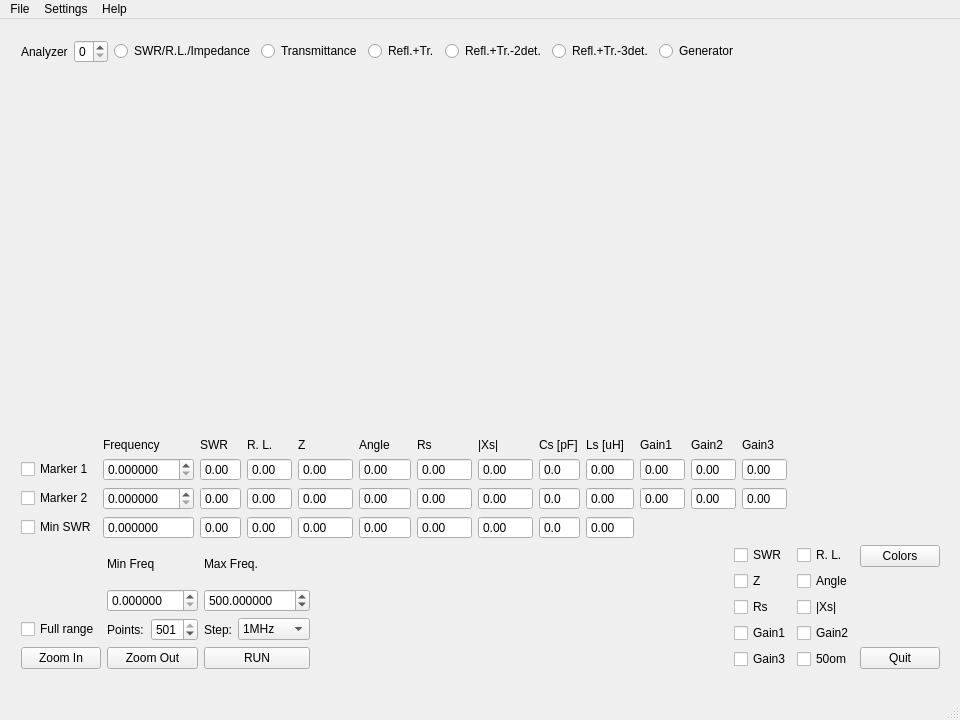
<?xml version="1.0" encoding="UTF-8"?>
<ui version="4.0">
 <class>MainWindow</class>
 <widget class="QMainWindow" name="MainWindow">
  <property name="geometry">
   <rect>
    <x>0</x>
    <y>0</y>
    <width>960</width>
    <height>720</height>
   </rect>
  </property>
  <property name="windowTitle">
   <string>qVNAmax</string>
  </property>
  <widget class="QWidget" name="centralWidget">
   <widget class="QWidget" name="verticalLayoutWidget">
    <property name="geometry">
     <rect>
      <x>10</x>
      <y>10</y>
      <width>941</width>
      <height>651</height>
     </rect>
    </property>
    <layout class="QVBoxLayout" name="verticalLayout">
     <item>
      <layout class="QHBoxLayout" name="horizontalLayout_3">
       <item>
        <widget class="QLabel" name="label_2">
         <property name="text">
          <string>Analyzer</string>
         </property>
        </widget>
       </item>
       <item>
        <widget class="QSpinBox" name="HWSpinBox">
         <property name="minimum">
          <number>0</number>
         </property>
         <property name="maximum">
          <number>9</number>
         </property>
         <property name="value">
          <number>0</number>
         </property>
        </widget>
       </item>
       <item>
        <widget class="QRadioButton" name="ImpedanceRadioButton">
         <property name="text">
          <string>SWR/R.L./Impedance</string>
         </property>
         <attribute name="buttonGroup">
          <string notr="true">FunctionButtonGroup</string>
         </attribute>
        </widget>
       </item>
       <item>
        <widget class="QRadioButton" name="TransmittanceRadioButton">
         <property name="text">
          <string>Transmittance</string>
         </property>
         <attribute name="buttonGroup">
          <string notr="true">FunctionButtonGroup</string>
         </attribute>
        </widget>
       </item>
       <item>
        <widget class="QRadioButton" name="TR1RadioButton">
         <property name="text">
          <string>Refl.+Tr.</string>
         </property>
         <attribute name="buttonGroup">
          <string notr="true">FunctionButtonGroup</string>
         </attribute>
        </widget>
       </item>
       <item>
        <widget class="QRadioButton" name="TR2RadioButton">
         <property name="text">
          <string>Refl.+Tr.-2det.</string>
         </property>
         <attribute name="buttonGroup">
          <string notr="true">FunctionButtonGroup</string>
         </attribute>
        </widget>
       </item>
       <item>
        <widget class="QRadioButton" name="TR3RadioButton">
         <property name="text">
          <string>Refl.+Tr.-3det.</string>
         </property>
         <attribute name="buttonGroup">
          <string notr="true">FunctionButtonGroup</string>
         </attribute>
        </widget>
       </item>
       <item>
        <widget class="QRadioButton" name="GeneratorRadioButton">
         <property name="text">
          <string>Generator</string>
         </property>
         <attribute name="buttonGroup">
          <string notr="true">FunctionButtonGroup</string>
         </attribute>
        </widget>
       </item>
       <item>
        <spacer name="horizontalSpacer_2">
         <property name="orientation">
          <enum>Qt::Horizontal</enum>
         </property>
         <property name="sizeHint" stdset="0">
          <size>
           <width>40</width>
           <height>20</height>
          </size>
         </property>
        </spacer>
       </item>
      </layout>
     </item>
     <item>
      <widget class="QWidget" name="MainWidget" native="true">
       <property name="sizePolicy">
        <sizepolicy hsizetype="Preferred" vsizetype="Expanding">
         <horstretch>0</horstretch>
         <verstretch>0</verstretch>
        </sizepolicy>
       </property>
       <widget class="QwtPlot" name="MainQwtPlot">
        <property name="geometry">
         <rect>
          <x>1</x>
          <y>1</y>
          <width>931</width>
          <height>381</height>
         </rect>
        </property>
        <property name="sizePolicy">
         <sizepolicy hsizetype="MinimumExpanding" vsizetype="Fixed">
          <horstretch>0</horstretch>
          <verstretch>0</verstretch>
         </sizepolicy>
        </property>
       </widget>
      </widget>
     </item>
     <item>
      <layout class="QHBoxLayout" name="horizontalLayout">
       <item>
        <layout class="QGridLayout" name="gridLayout">
         <item row="2" column="2">
          <widget class="QDoubleSpinBox" name="Marker2DoubleSpinBox">
           <property name="decimals">
            <number>6</number>
           </property>
           <property name="maximum">
            <double>999.999999000000003</double>
           </property>
          </widget>
         </item>
         <item row="1" column="2">
          <widget class="QDoubleSpinBox" name="Marker1DoubleSpinBox">
           <property name="decimals">
            <number>6</number>
           </property>
           <property name="maximum">
            <double>999.999999000000003</double>
           </property>
          </widget>
         </item>
         <item row="0" column="2">
          <widget class="QLabel" name="MarkerFrequencyLabel">
           <property name="sizePolicy">
            <sizepolicy hsizetype="Preferred" vsizetype="Minimum">
             <horstretch>0</horstretch>
             <verstretch>0</verstretch>
            </sizepolicy>
           </property>
           <property name="text">
            <string>Frequency</string>
           </property>
          </widget>
         </item>
         <item row="3" column="2">
          <widget class="QDoubleSpinBox" name="MarkerMinDoubleSpinBox">
           <property name="buttonSymbols">
            <enum>QAbstractSpinBox::NoButtons</enum>
           </property>
           <property name="decimals">
            <number>6</number>
           </property>
           <property name="maximum">
            <double>999.999999000000003</double>
           </property>
          </widget>
         </item>
         <item row="1" column="1">
          <widget class="QCheckBox" name="Marker1CheckBox">
           <property name="text">
            <string>Marker 1</string>
           </property>
          </widget>
         </item>
         <item row="2" column="1">
          <widget class="QCheckBox" name="Marker2CheckBox">
           <property name="text">
            <string>Marker 2</string>
           </property>
          </widget>
         </item>
         <item row="3" column="1">
          <widget class="QCheckBox" name="MinSWRCheckBox">
           <property name="text">
            <string>Min SWR</string>
           </property>
          </widget>
         </item>
        </layout>
       </item>
       <item>
        <layout class="QGridLayout" name="gridLayout_2">
         <item row="1" column="9">
          <widget class="QDoubleSpinBox" name="M1G2DoubleSpinBox">
           <property name="buttonSymbols">
            <enum>QAbstractSpinBox::NoButtons</enum>
           </property>
           <property name="minimum">
            <double>-99.989999999999995</double>
           </property>
          </widget>
         </item>
         <item row="3" column="5">
          <widget class="QDoubleSpinBox" name="MinXsDoubleSpinBox">
           <property name="buttonSymbols">
            <enum>QAbstractSpinBox::NoButtons</enum>
           </property>
           <property name="maximum">
            <double>9999.899999999999636</double>
           </property>
          </widget>
         </item>
         <item row="2" column="1">
          <widget class="QDoubleSpinBox" name="M2RLdoubleSpinBox">
           <property name="buttonSymbols">
            <enum>QAbstractSpinBox::NoButtons</enum>
           </property>
           <property name="minimum">
            <double>-99.989999999999995</double>
           </property>
          </widget>
         </item>
         <item row="3" column="6">
          <widget class="QDoubleSpinBox" name="MinCsDoubleSpinBox">
           <property name="buttonSymbols">
            <enum>QAbstractSpinBox::NoButtons</enum>
           </property>
           <property name="decimals">
            <number>1</number>
           </property>
           <property name="maximum">
            <double>999.899999999999977</double>
           </property>
          </widget>
         </item>
         <item row="0" column="7">
          <widget class="QLabel" name="LsLabel">
           <property name="text">
            <string>Ls [uH]</string>
           </property>
          </widget>
         </item>
         <item row="0" column="5">
          <widget class="QLabel" name="XsLabel">
           <property name="sizePolicy">
            <sizepolicy hsizetype="Preferred" vsizetype="Minimum">
             <horstretch>0</horstretch>
             <verstretch>0</verstretch>
            </sizepolicy>
           </property>
           <property name="text">
            <string>|Xs|</string>
           </property>
          </widget>
         </item>
         <item row="3" column="7">
          <widget class="QDoubleSpinBox" name="MinLsDoubleSpinBox">
           <property name="buttonSymbols">
            <enum>QAbstractSpinBox::NoButtons</enum>
           </property>
           <property name="maximum">
            <double>999.990000000000009</double>
           </property>
          </widget>
         </item>
         <item row="3" column="2">
          <widget class="QDoubleSpinBox" name="MinZdoubleSpinBox">
           <property name="buttonSymbols">
            <enum>QAbstractSpinBox::NoButtons</enum>
           </property>
           <property name="maximum">
            <double>9999.989999999999782</double>
           </property>
          </widget>
         </item>
         <item row="2" column="4">
          <widget class="QDoubleSpinBox" name="M2RsDoubleSpinBox">
           <property name="buttonSymbols">
            <enum>QAbstractSpinBox::NoButtons</enum>
           </property>
           <property name="maximum">
            <double>9999.989999999999782</double>
           </property>
          </widget>
         </item>
         <item row="3" column="3">
          <widget class="QDoubleSpinBox" name="MinPhaseDoubleSpinBox">
           <property name="buttonSymbols">
            <enum>QAbstractSpinBox::NoButtons</enum>
           </property>
           <property name="minimum">
            <double>-180.000000000000000</double>
           </property>
           <property name="maximum">
            <double>180.000000000000000</double>
           </property>
          </widget>
         </item>
         <item row="2" column="5">
          <widget class="QDoubleSpinBox" name="M2XsDoubleSpinBox">
           <property name="buttonSymbols">
            <enum>QAbstractSpinBox::NoButtons</enum>
           </property>
           <property name="maximum">
            <double>9999.989999999999782</double>
           </property>
          </widget>
         </item>
         <item row="1" column="4">
          <widget class="QDoubleSpinBox" name="M1RsDoubleSpinBox">
           <property name="buttonSymbols">
            <enum>QAbstractSpinBox::NoButtons</enum>
           </property>
           <property name="maximum">
            <double>9999.989999999999782</double>
           </property>
          </widget>
         </item>
         <item row="2" column="7">
          <widget class="QDoubleSpinBox" name="M2LsDoubleSpinBox">
           <property name="buttonSymbols">
            <enum>QAbstractSpinBox::NoButtons</enum>
           </property>
           <property name="maximum">
            <double>999.990000000000009</double>
           </property>
          </widget>
         </item>
         <item row="1" column="8">
          <widget class="QDoubleSpinBox" name="M1G1DoubleSpinBox">
           <property name="buttonSymbols">
            <enum>QAbstractSpinBox::NoButtons</enum>
           </property>
           <property name="minimum">
            <double>-99.989999999999995</double>
           </property>
          </widget>
         </item>
         <item row="0" column="3">
          <widget class="QLabel" name="PhaseLabel">
           <property name="text">
            <string>Angle</string>
           </property>
          </widget>
         </item>
         <item row="0" column="2">
          <widget class="QLabel" name="ZLabel">
           <property name="sizePolicy">
            <sizepolicy hsizetype="Preferred" vsizetype="Minimum">
             <horstretch>0</horstretch>
             <verstretch>0</verstretch>
            </sizepolicy>
           </property>
           <property name="text">
            <string>Z</string>
           </property>
          </widget>
         </item>
         <item row="0" column="1">
          <widget class="QLabel" name="RLLabel">
           <property name="sizePolicy">
            <sizepolicy hsizetype="Preferred" vsizetype="Minimum">
             <horstretch>0</horstretch>
             <verstretch>0</verstretch>
            </sizepolicy>
           </property>
           <property name="text">
            <string>R. L.</string>
           </property>
          </widget>
         </item>
         <item row="1" column="6">
          <widget class="QDoubleSpinBox" name="M1CsDoubleSpinBox">
           <property name="buttonSymbols">
            <enum>QAbstractSpinBox::NoButtons</enum>
           </property>
           <property name="decimals">
            <number>1</number>
           </property>
           <property name="maximum">
            <double>999.899999999999977</double>
           </property>
          </widget>
         </item>
         <item row="1" column="1">
          <widget class="QDoubleSpinBox" name="M1RLdoubleSpinBox">
           <property name="buttonSymbols">
            <enum>QAbstractSpinBox::NoButtons</enum>
           </property>
           <property name="minimum">
            <double>-99.989999999999995</double>
           </property>
          </widget>
         </item>
         <item row="0" column="0">
          <widget class="QLabel" name="SWRLabel">
           <property name="sizePolicy">
            <sizepolicy hsizetype="Preferred" vsizetype="Minimum">
             <horstretch>0</horstretch>
             <verstretch>0</verstretch>
            </sizepolicy>
           </property>
           <property name="text">
            <string>SWR</string>
           </property>
          </widget>
         </item>
         <item row="1" column="3">
          <widget class="QDoubleSpinBox" name="M1PhaseDoubleSpinBox">
           <property name="buttonSymbols">
            <enum>QAbstractSpinBox::NoButtons</enum>
           </property>
           <property name="minimum">
            <double>-180.000000000000000</double>
           </property>
           <property name="maximum">
            <double>180.000000000000000</double>
           </property>
          </widget>
         </item>
         <item row="1" column="2">
          <widget class="QDoubleSpinBox" name="M1ZdoubleSpinBox">
           <property name="buttonSymbols">
            <enum>QAbstractSpinBox::NoButtons</enum>
           </property>
           <property name="maximum">
            <double>9999.989999999999782</double>
           </property>
          </widget>
         </item>
         <item row="1" column="5">
          <widget class="QDoubleSpinBox" name="M1XsDoubleSpinBox">
           <property name="buttonSymbols">
            <enum>QAbstractSpinBox::NoButtons</enum>
           </property>
           <property name="maximum">
            <double>9999.899999999999636</double>
           </property>
          </widget>
         </item>
         <item row="2" column="3">
          <widget class="QDoubleSpinBox" name="M2PhaseDoubleSpinBox">
           <property name="buttonSymbols">
            <enum>QAbstractSpinBox::NoButtons</enum>
           </property>
           <property name="minimum">
            <double>-180.000000000000000</double>
           </property>
           <property name="maximum">
            <double>180.000000000000000</double>
           </property>
           <property name="value">
            <double>0.000000000000000</double>
           </property>
          </widget>
         </item>
         <item row="3" column="1">
          <widget class="QDoubleSpinBox" name="MinRLdoubleSpinBox">
           <property name="buttonSymbols">
            <enum>QAbstractSpinBox::NoButtons</enum>
           </property>
           <property name="minimum">
            <double>-99.989999999999995</double>
           </property>
          </widget>
         </item>
         <item row="2" column="2">
          <widget class="QDoubleSpinBox" name="M2ZdoubleSpinBox">
           <property name="buttonSymbols">
            <enum>QAbstractSpinBox::NoButtons</enum>
           </property>
           <property name="maximum">
            <double>9999.989999999999782</double>
           </property>
          </widget>
         </item>
         <item row="1" column="7">
          <widget class="QDoubleSpinBox" name="M1LsDoubleSpinBox">
           <property name="buttonSymbols">
            <enum>QAbstractSpinBox::NoButtons</enum>
           </property>
           <property name="maximum">
            <double>999.990000000000009</double>
           </property>
          </widget>
         </item>
         <item row="1" column="0">
          <widget class="QDoubleSpinBox" name="M1SWRdoubleSpinBox">
           <property name="buttonSymbols">
            <enum>QAbstractSpinBox::NoButtons</enum>
           </property>
          </widget>
         </item>
         <item row="0" column="4">
          <widget class="QLabel" name="RLabel">
           <property name="sizePolicy">
            <sizepolicy hsizetype="Preferred" vsizetype="Minimum">
             <horstretch>0</horstretch>
             <verstretch>0</verstretch>
            </sizepolicy>
           </property>
           <property name="text">
            <string>Rs</string>
           </property>
          </widget>
         </item>
         <item row="0" column="6">
          <widget class="QLabel" name="CsLabel">
           <property name="text">
            <string>Cs [pF]</string>
           </property>
          </widget>
         </item>
         <item row="2" column="0">
          <widget class="QDoubleSpinBox" name="M2SWRdoubleSpinBox">
           <property name="buttonSymbols">
            <enum>QAbstractSpinBox::NoButtons</enum>
           </property>
          </widget>
         </item>
         <item row="2" column="6">
          <widget class="QDoubleSpinBox" name="M2CsDoubleSpinBox">
           <property name="buttonSymbols">
            <enum>QAbstractSpinBox::NoButtons</enum>
           </property>
           <property name="decimals">
            <number>1</number>
           </property>
           <property name="maximum">
            <double>999.899999999999977</double>
           </property>
          </widget>
         </item>
         <item row="3" column="0">
          <widget class="QDoubleSpinBox" name="MinSWRdoubleSpinBox">
           <property name="buttonSymbols">
            <enum>QAbstractSpinBox::NoButtons</enum>
           </property>
          </widget>
         </item>
         <item row="3" column="4">
          <widget class="QDoubleSpinBox" name="MinRsDoubleSpinBox">
           <property name="buttonSymbols">
            <enum>QAbstractSpinBox::NoButtons</enum>
           </property>
           <property name="maximum">
            <double>9999.989999999999782</double>
           </property>
          </widget>
         </item>
         <item row="1" column="10">
          <widget class="QDoubleSpinBox" name="M1G3DoubleSpinBox">
           <property name="buttonSymbols">
            <enum>QAbstractSpinBox::NoButtons</enum>
           </property>
           <property name="minimum">
            <double>-99.989999999999995</double>
           </property>
          </widget>
         </item>
         <item row="2" column="10">
          <widget class="QDoubleSpinBox" name="M2G3DoubleSpinBox">
           <property name="buttonSymbols">
            <enum>QAbstractSpinBox::NoButtons</enum>
           </property>
           <property name="minimum">
            <double>-99.989999999999995</double>
           </property>
          </widget>
         </item>
         <item row="2" column="8">
          <widget class="QDoubleSpinBox" name="M2G1DoubleSpinBox">
           <property name="buttonSymbols">
            <enum>QAbstractSpinBox::NoButtons</enum>
           </property>
           <property name="minimum">
            <double>-99.989999999999995</double>
           </property>
          </widget>
         </item>
         <item row="2" column="9">
          <widget class="QDoubleSpinBox" name="M2G2DoubleSpinBox">
           <property name="buttonSymbols">
            <enum>QAbstractSpinBox::NoButtons</enum>
           </property>
           <property name="minimum">
            <double>-99.989999999999995</double>
           </property>
          </widget>
         </item>
         <item row="0" column="8">
          <widget class="QLabel" name="Gain1Label">
           <property name="text">
            <string>Gain1</string>
           </property>
          </widget>
         </item>
         <item row="0" column="9">
          <widget class="QLabel" name="Gain2Label">
           <property name="text">
            <string>Gain2</string>
           </property>
          </widget>
         </item>
         <item row="0" column="10">
          <widget class="QLabel" name="Gain3Label">
           <property name="text">
            <string>Gain3</string>
           </property>
          </widget>
         </item>
        </layout>
       </item>
       <item>
        <spacer name="horizontalSpacer">
         <property name="orientation">
          <enum>Qt::Horizontal</enum>
         </property>
         <property name="sizeHint" stdset="0">
          <size>
           <width>40</width>
           <height>20</height>
          </size>
         </property>
        </spacer>
       </item>
      </layout>
     </item>
     <item>
      <layout class="QHBoxLayout" name="horizontalLayout_2">
       <item>
        <layout class="QGridLayout" name="gridLayout_3">
         <item row="1" column="1">
          <widget class="QDoubleSpinBox" name="MinFrequencyDoubleSpinBox">
           <property name="decimals">
            <number>6</number>
           </property>
           <property name="maximum">
            <double>999.999999000000003</double>
           </property>
           <property name="value">
            <double>0.000000000000000</double>
           </property>
          </widget>
         </item>
         <item row="0" column="2">
          <widget class="QLabel" name="MaxFreqLabel">
           <property name="text">
            <string>Max Freq.</string>
           </property>
          </widget>
         </item>
         <item row="1" column="2">
          <widget class="QDoubleSpinBox" name="MaxFrequencyDoubleSpinBox">
           <property name="decimals">
            <number>6</number>
           </property>
           <property name="maximum">
            <double>999.999999000000003</double>
           </property>
           <property name="value">
            <double>500.000000000000000</double>
           </property>
          </widget>
         </item>
         <item row="5" column="2">
          <widget class="QPushButton" name="StartPushButton">
           <property name="text">
            <string>RUN</string>
           </property>
          </widget>
         </item>
         <item row="2" column="1">
          <layout class="QHBoxLayout" name="horizontalLayout_4">
           <item>
            <widget class="QLabel" name="PointsLabel">
             <property name="text">
              <string>Points:</string>
             </property>
            </widget>
           </item>
           <item>
            <widget class="QSpinBox" name="PointsSpinBox">
             <property name="minimum">
              <number>2</number>
             </property>
             <property name="maximum">
              <number>501</number>
             </property>
             <property name="value">
              <number>501</number>
             </property>
            </widget>
           </item>
          </layout>
         </item>
         <item row="0" column="1">
          <widget class="QLabel" name="MinFreqLabel">
           <property name="text">
            <string>Min Freq</string>
           </property>
          </widget>
         </item>
         <item row="2" column="2">
          <layout class="QHBoxLayout" name="horizontalLayout_5">
           <item>
            <widget class="QLabel" name="StepLabel">
             <property name="text">
              <string>Step:</string>
             </property>
            </widget>
           </item>
           <item>
            <widget class="QComboBox" name="StepComboBox">
             <item>
              <property name="text">
               <string>1MHz</string>
              </property>
             </item>
             <item>
              <property name="text">
               <string>100kHz</string>
              </property>
             </item>
             <item>
              <property name="text">
               <string>10kHz</string>
              </property>
             </item>
             <item>
              <property name="text">
               <string>1kHz</string>
              </property>
             </item>
             <item>
              <property name="text">
               <string>100Hz</string>
              </property>
             </item>
             <item>
              <property name="text">
               <string>10Hz</string>
              </property>
             </item>
             <item>
              <property name="text">
               <string>1Hz</string>
              </property>
             </item>
            </widget>
           </item>
          </layout>
         </item>
         <item row="5" column="0">
          <widget class="QPushButton" name="ZoomInPushButton">
           <property name="text">
            <string>Zoom In</string>
           </property>
          </widget>
         </item>
         <item row="5" column="1">
          <widget class="QPushButton" name="ZoomOutPushButton">
           <property name="text">
            <string>Zoom Out</string>
           </property>
          </widget>
         </item>
         <item row="2" column="0">
          <widget class="QCheckBox" name="FullRangeCheckBox">
           <property name="text">
            <string>Full range</string>
           </property>
          </widget>
         </item>
        </layout>
       </item>
       <item>
        <widget class="QWidget" name="FunctionWidget" native="true">
         <property name="sizePolicy">
          <sizepolicy hsizetype="MinimumExpanding" vsizetype="Preferred">
           <horstretch>0</horstretch>
           <verstretch>0</verstretch>
          </sizepolicy>
         </property>
        </widget>
       </item>
       <item>
        <layout class="QGridLayout" name="gridLayout_4">
         <item row="1" column="0">
          <widget class="QCheckBox" name="SWRcheckBox">
           <property name="text">
            <string>SWR</string>
           </property>
          </widget>
         </item>
         <item row="3" column="0">
          <widget class="QCheckBox" name="RsCheckBox">
           <property name="text">
            <string>Rs</string>
           </property>
          </widget>
         </item>
         <item row="1" column="1">
          <widget class="QCheckBox" name="RLcheckBox">
           <property name="text">
            <string>R. L.</string>
           </property>
          </widget>
         </item>
         <item row="3" column="1">
          <widget class="QCheckBox" name="XsCheckBox">
           <property name="text">
            <string>|Xs|</string>
           </property>
          </widget>
         </item>
         <item row="2" column="0">
          <widget class="QCheckBox" name="ZcheckBox">
           <property name="text">
            <string>Z</string>
           </property>
          </widget>
         </item>
         <item row="2" column="1">
          <widget class="QCheckBox" name="PhaseCheckBox">
           <property name="text">
            <string>Angle</string>
           </property>
          </widget>
         </item>
         <item row="5" column="1">
          <widget class="QCheckBox" name="Z0CheckBox">
           <property name="text">
            <string>50om</string>
           </property>
          </widget>
         </item>
         <item row="4" column="0">
          <widget class="QCheckBox" name="Gain1CheckBox">
           <property name="text">
            <string>Gain1</string>
           </property>
          </widget>
         </item>
         <item row="4" column="1">
          <widget class="QCheckBox" name="Gain2CheckBox">
           <property name="text">
            <string>Gain2</string>
           </property>
          </widget>
         </item>
         <item row="5" column="0">
          <widget class="QCheckBox" name="Gain3CheckBox">
           <property name="text">
            <string>Gain3</string>
           </property>
          </widget>
         </item>
        </layout>
       </item>
       <item>
        <layout class="QVBoxLayout" name="verticalLayout_2">
         <item>
          <widget class="QPushButton" name="LineConfigurePushButton">
           <property name="text">
            <string>Colors</string>
           </property>
          </widget>
         </item>
         <item>
          <widget class="QLabel" name="QuitLabel">
           <property name="text">
            <string/>
           </property>
          </widget>
         </item>
         <item alignment="Qt::AlignBottom">
          <widget class="QPushButton" name="QuitPushButton">
           <property name="text">
            <string>Quit</string>
           </property>
          </widget>
         </item>
        </layout>
       </item>
      </layout>
     </item>
    </layout>
   </widget>
  </widget>
  <widget class="QMenuBar" name="menuBar">
   <property name="geometry">
    <rect>
     <x>0</x>
     <y>0</y>
     <width>960</width>
     <height>24</height>
    </rect>
   </property>
   <widget class="QMenu" name="menuFile">
    <property name="title">
     <string>File</string>
    </property>
    <addaction name="actionOpen"/>
    <addaction name="actionSave"/>
    <addaction name="separator"/>
    <addaction name="actionImport"/>
    <addaction name="actionExport"/>
    <addaction name="separator"/>
    <addaction name="actionPrint"/>
    <addaction name="separator"/>
    <addaction name="separator"/>
    <addaction name="actionExit"/>
   </widget>
   <widget class="QMenu" name="menuHelp">
    <property name="title">
     <string>Help</string>
    </property>
    <addaction name="actionAbout"/>
    <addaction name="actionAbout_Qt"/>
   </widget>
   <widget class="QMenu" name="menuSettings">
    <property name="title">
     <string>Settings</string>
    </property>
    <addaction name="actionComment"/>
    <addaction name="actionSetup"/>
    <addaction name="actionColors"/>
   </widget>
   <addaction name="menuFile"/>
   <addaction name="menuSettings"/>
   <addaction name="menuHelp"/>
  </widget>
  <widget class="QStatusBar" name="statusBar"/>
  <action name="actionOpen">
   <property name="text">
    <string>Open</string>
   </property>
   <property name="shortcut">
    <string>Ctrl+O</string>
   </property>
  </action>
  <action name="actionSave">
   <property name="text">
    <string>Save</string>
   </property>
   <property name="shortcut">
    <string>Ctrl+S</string>
   </property>
  </action>
  <action name="actionExit">
   <property name="text">
    <string>Quit</string>
   </property>
   <property name="shortcut">
    <string>Ctrl+Q</string>
   </property>
  </action>
  <action name="actionAbout">
   <property name="text">
    <string>About</string>
   </property>
  </action>
  <action name="actionAbout_Qt">
   <property name="text">
    <string>About Qt</string>
   </property>
  </action>
  <action name="actionSetup">
   <property name="text">
    <string>Hardware</string>
   </property>
  </action>
  <action name="actionColors">
   <property name="text">
    <string>Colors</string>
   </property>
  </action>
  <action name="actionPrint">
   <property name="text">
    <string>Print</string>
   </property>
   <property name="shortcut">
    <string>Ctrl+P</string>
   </property>
  </action>
  <action name="actionComment">
   <property name="text">
    <string>Comment</string>
   </property>
  </action>
  <action name="actionImport">
   <property name="text">
    <string>Import</string>
   </property>
  </action>
  <action name="actionExport">
   <property name="text">
    <string>Export</string>
   </property>
  </action>
 </widget>
 <layoutdefault spacing="6" margin="11"/>
 <customwidgets>
  <customwidget>
   <class>QwtPlot</class>
   <extends>QFrame</extends>
   <header>qwt_plot.h</header>
   <container>1</container>
  </customwidget>
 </customwidgets>
 <resources/>
 <connections/>
 <buttongroups>
  <buttongroup name="FunctionButtonGroup"/>
 </buttongroups>
</ui>
